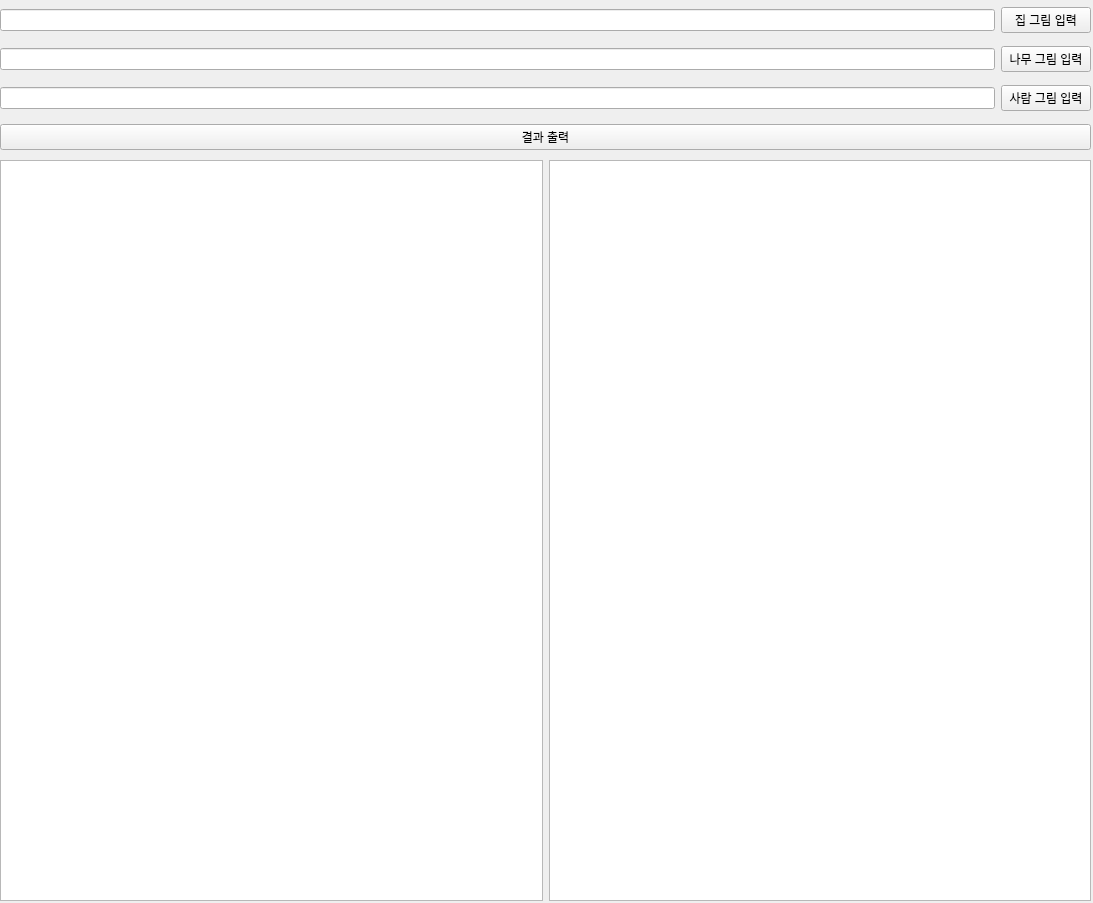
<?xml version="1.0" encoding="UTF-8"?>
<ui version="4.0">
 <class>Form</class>
 <widget class="QWidget" name="Form">
  <property name="geometry">
   <rect>
    <x>0</x>
    <y>0</y>
    <width>1093</width>
    <height>903</height>
   </rect>
  </property>
  <property name="windowTitle">
   <string>Form</string>
  </property>
  <widget class="QWidget" name="verticalLayoutWidget">
   <property name="geometry">
    <rect>
     <x>0</x>
     <y>0</y>
     <width>1091</width>
     <height>161</height>
    </rect>
   </property>
   <layout class="QVBoxLayout" name="verticalLayout">
    <property name="bottomMargin">
     <number>0</number>
    </property>
    <item>
     <layout class="QHBoxLayout" name="horizontalLayout">
      <item>
       <widget class="QLineEdit" name="HousePictureLinker">
        <property name="readOnly">
         <bool>true</bool>
        </property>
       </widget>
      </item>
      <item>
       <widget class="QPushButton" name="HousePictureInputBtn">
        <property name="minimumSize">
         <size>
          <width>90</width>
          <height>0</height>
         </size>
        </property>
        <property name="sizeIncrement">
         <size>
          <width>0</width>
          <height>0</height>
         </size>
        </property>
        <property name="baseSize">
         <size>
          <width>0</width>
          <height>0</height>
         </size>
        </property>
        <property name="text">
         <string>집 그림 입력</string>
        </property>
       </widget>
      </item>
     </layout>
    </item>
    <item>
     <layout class="QHBoxLayout" name="horizontalLayout_2">
      <item>
       <widget class="QLineEdit" name="TreePictureLinker">
        <property name="readOnly">
         <bool>true</bool>
        </property>
       </widget>
      </item>
      <item>
       <widget class="QPushButton" name="TreePictureInputBtn">
        <property name="minimumSize">
         <size>
          <width>90</width>
          <height>0</height>
         </size>
        </property>
        <property name="text">
         <string>나무 그림 입력</string>
        </property>
       </widget>
      </item>
     </layout>
    </item>
    <item>
     <layout class="QHBoxLayout" name="horizontalLayout_3">
      <item>
       <widget class="QLineEdit" name="PersonPictureLinker">
        <property name="readOnly">
         <bool>true</bool>
        </property>
       </widget>
      </item>
      <item>
       <widget class="QPushButton" name="PersonPictureInputBtn">
        <property name="minimumSize">
         <size>
          <width>90</width>
          <height>0</height>
         </size>
        </property>
        <property name="text">
         <string>사람 그림 입력</string>
        </property>
       </widget>
      </item>
     </layout>
    </item>
    <item>
     <widget class="QPushButton" name="ResultPrint">
      <property name="text">
       <string>결과 출력</string>
      </property>
     </widget>
    </item>
   </layout>
  </widget>
  <widget class="QWidget" name="horizontalLayoutWidget_4">
   <property name="geometry">
    <rect>
     <x>0</x>
     <y>160</y>
     <width>1091</width>
     <height>741</height>
    </rect>
   </property>
   <layout class="QHBoxLayout" name="horizontalLayout_4">
    <item>
     <layout class="QHBoxLayout" name="horizontalLayout_5">
      <item>
       <widget class="QTextEdit" name="ResultWindow"/>
      </item>
     </layout>
    </item>
    <item>
     <layout class="QVBoxLayout" name="verticalLayout_2">
      <property name="rightMargin">
       <number>0</number>
      </property>
      <item>
       <widget class="QColumnView" name="columnView"/>
      </item>
     </layout>
    </item>
   </layout>
  </widget>
 </widget>
 <tabstops>
  <tabstop>HousePictureLinker</tabstop>
  <tabstop>HousePictureInputBtn</tabstop>
  <tabstop>TreePictureInputBtn</tabstop>
  <tabstop>TreePictureLinker</tabstop>
  <tabstop>PersonPictureLinker</tabstop>
  <tabstop>PersonPictureInputBtn</tabstop>
  <tabstop>ResultWindow</tabstop>
  <tabstop>columnView</tabstop>
 </tabstops>
 <resources/>
 <connections>
  <connection>
   <sender>HousePictureInputBtn</sender>
   <signal>clicked()</signal>
   <receiver>Form</receiver>
   <slot>fileopen1()</slot>
   <hints>
    <hint type="sourcelabel">
     <x>1046</x>
     <y>20</y>
    </hint>
    <hint type="destinationlabel">
     <x>1096</x>
     <y>528</y>
    </hint>
   </hints>
  </connection>
  <connection>
   <sender>TreePictureInputBtn</sender>
   <signal>clicked()</signal>
   <receiver>Form</receiver>
   <slot>fileopen2()</slot>
   <hints>
    <hint type="sourcelabel">
     <x>1025</x>
     <y>71</y>
    </hint>
    <hint type="destinationlabel">
     <x>1110</x>
     <y>230</y>
    </hint>
   </hints>
  </connection>
  <connection>
   <sender>PersonPictureInputBtn</sender>
   <signal>clicked()</signal>
   <receiver>Form</receiver>
   <slot>fileopen3()</slot>
   <hints>
    <hint type="sourcelabel">
     <x>1065</x>
     <y>113</y>
    </hint>
    <hint type="destinationlabel">
     <x>1111</x>
     <y>360</y>
    </hint>
   </hints>
  </connection>
  <connection>
   <sender>ResultPrint</sender>
   <signal>clicked()</signal>
   <receiver>Form</receiver>
   <slot>result()</slot>
   <hints>
    <hint type="sourcelabel">
     <x>541</x>
     <y>148</y>
    </hint>
    <hint type="destinationlabel">
     <x>1154</x>
     <y>382</y>
    </hint>
   </hints>
  </connection>
 </connections>
 <slots>
  <slot>fileopen1()</slot>
  <slot>fileopen2()</slot>
  <slot>fileopen3()</slot>
  <slot>result()</slot>
 </slots>
</ui>
